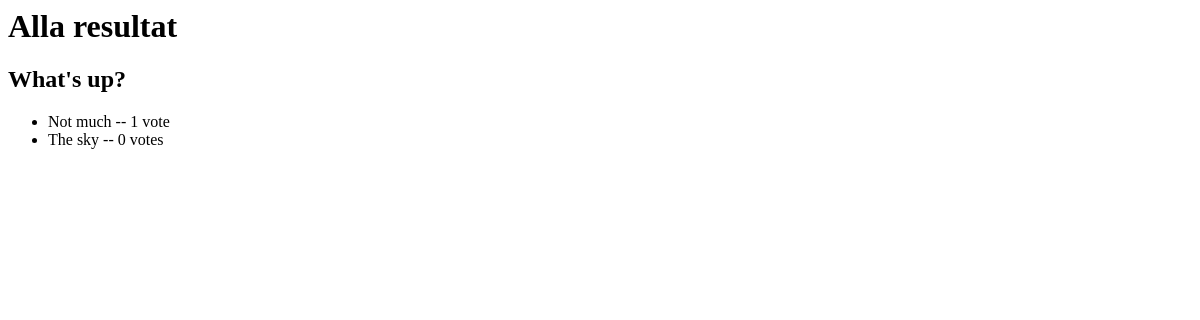
/result, run on an earlier commit of the app's database.
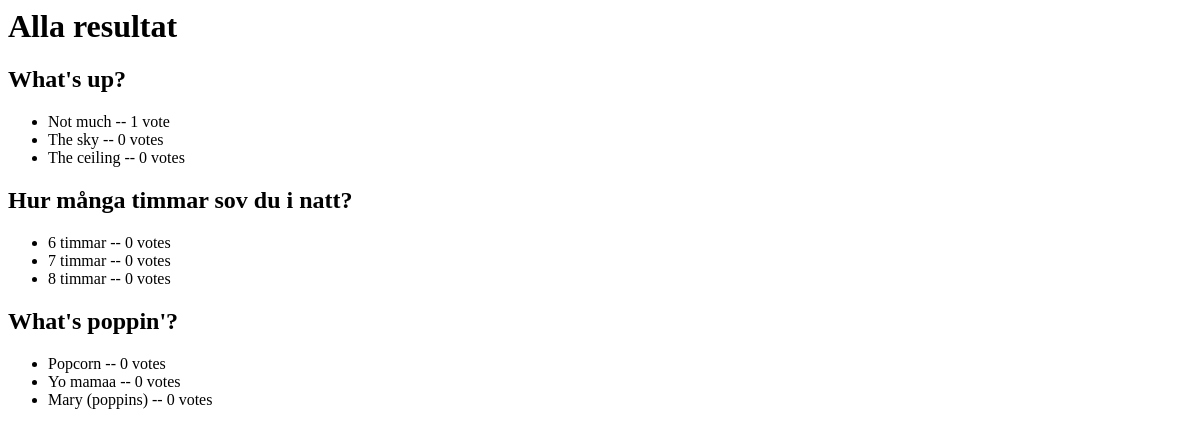
And on a later commit of the database.
### testapp/models.py (models this page shows, shortened)
class Question(models.Model):
    question_text = models.CharField(max_length=200)
    pub_date = models.DateTimeField('date published')

class Choice(models.Model):
    question = models.ForeignKey(Question, on_delete=models.CASCADE)
    choice_text = models.CharField(max_length=200)
    votes = models.IntegerField(default=0)

### testapp/views.py (the view)
# urls.py: path('result', views.result, name='result'),
def result(request):
    questions = Question.objects.all()
    return render(request, 'testapp/result.html', {'questions': questions})

### testapp/templates/testapp/result.html
{% load static %}
<link rel="stylesheet" type="text/css" href="{% static 'testapp/main.css' %}">
<h1>Alla resultat</h1>
{% for question in questions %}
<h2> {{ question.question_text}}</h2>
<ul>
{% for choice in question.choice_set.all %}
    <li>{{ choice.choice_text }} -- {{ choice.votes }} vote{{choice.votes|pluralize }}</li>
{% endfor %}
</ul>
{% endfor %}

What changed in the data, as far as the page shows it:
added Choice: choice_text "The ceiling", votes "0", shown under Question "What's up?"
added Question: question_text "Hur många timmar sov du i natt?"
added Choice: choice_text "6 timmar", votes "0", shown under "Hur många timmar sov du i natt?"
added Choice: choice_text "7 timmar", votes "0", shown under "Hur många timmar sov du i natt?"
added Choice: choice_text "8 timmar", votes "0", shown under "Hur många timmar sov du i natt?"
added Question: question_text "What's poppin'?"
added Choice: choice_text "Popcorn", votes "0", shown under "What's poppin'?"
added Choice: choice_text "Yo mamaa", votes "0", shown under "What's poppin'?"
added Choice: choice_text "Mary (poppins)", votes "0", shown under "What's poppin'?"
